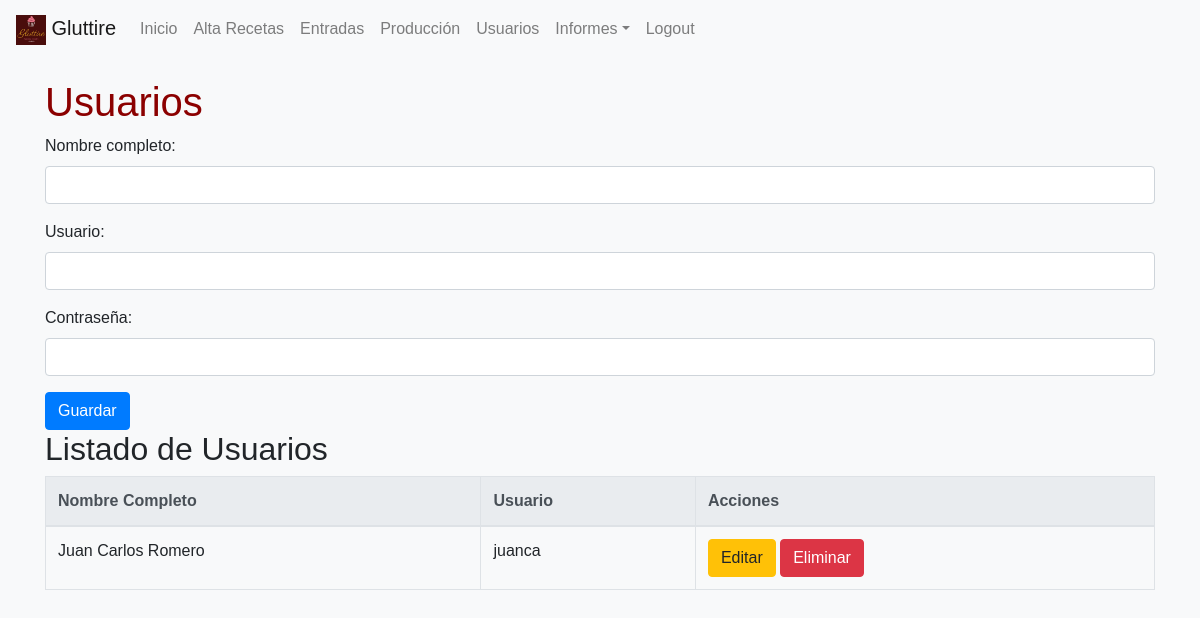
The app's page /add_user.php (signed in), older data.
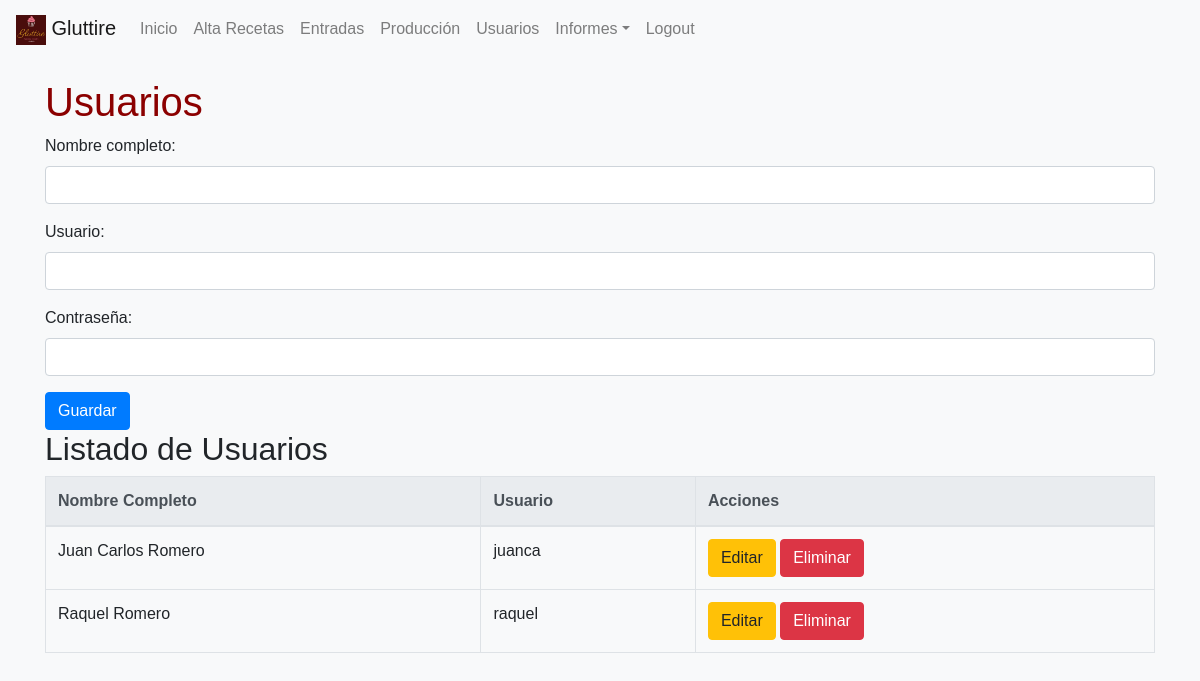
The same page, newer data.
### tables this page shows
CREATE TABLE `users` (
  `id` int(11) NOT NULL,
  `full_name` varchar(255) NOT NULL,
  `username` varchar(50) NOT NULL,
  `password` varchar(255) NOT NULL
);

### add_user.php (the view, shortened to what this page needs)
<?php
include 'includes/db_config.php';
$users = $conn->query("SELECT * FROM users");
?>
<!DOCTYPE html>
<html>
<?php
include 'includes/header.php';
?>
<body>
    <?php
    include 'includes/nav.php';
    ?>
    <div class="container">
        <h1>Usuarios</h1>
        <form method="post">
            <div class="form-group">
                <label for="full_name">Nombre completo:</label>
                <input type="text" class="form-control" id="full_name" name="full_name" required>
            </div>
            <div class="form-group">
                <label for="username">Usuario:</label>
                <input type="text" class="form-control" id="username" name="username" required>
            </div>
            <div class="form-group">
                <label for="password">Contraseña:</label>
                <input type="password" class="form-control" id="password" name="password" required>
            </div>
            <button type="submit" class="btn btn-primary">Guardar</button>
        </form>
        <h2>Listado de Usuarios</h2>
        <table class="table table-bordered">
            <thead class="thead-light">
                <tr>
                    <th>Nombre Completo</th>
                    <th>Usuario</th>
                    <th>Acciones</th>
                </tr>
            </thead>
            <tbody>
                <?php while ($user = $users->fetch_assoc()): ?>
                    <tr>
                        <td><?php echo $user['full_name']; ?></td>
                        <td><?php echo $user['username']; ?></td>
                        <td>
                            <button class="btn btn-warning">Editar</button>
                            <button class="btn btn-danger">Eliminar</button>
                        </td>
                    </tr>
                <?php endwhile; ?>
            </tbody>
        </table>
    </div>
</body>
</html>

Row changes from the older to the newer data that the page shows:
added users: full_name "Raquel Romero", username "raquel"
